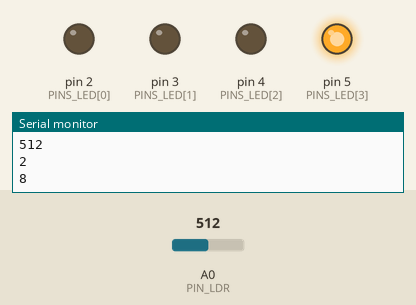
Recording of a sketch running on a simulated Arduino Uno, built with avr-gcc and run on an emulated ATmega328P. Parts: output pins drawn as LEDs (lit = HIGH), the last lines printed to the serial monitor. The inputs (shaded band) are chosen by the test bench; at power-on: A0 (PIN_LDR) = 512. Random numbers use the default seed unless the sketch sets one.

Above: at 1.2 s.
1.3 s: A0 (PIN_LDR) set to 306
At 1.6 s:
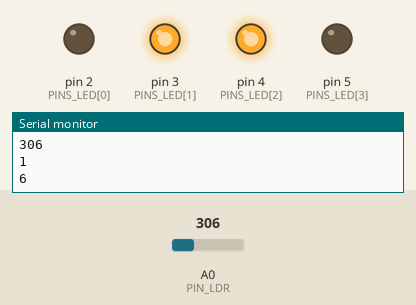
4.3 s: A0 (PIN_LDR) set to 122
At 4.61 s:
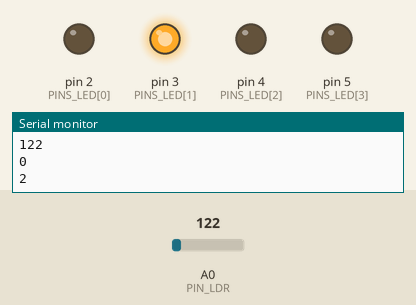
7.3 s: A0 (PIN_LDR) set to 0
At 9.02 s:
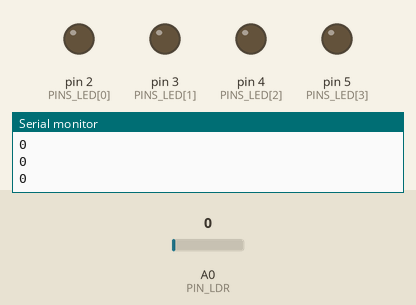
10.3 s: A0 (PIN_LDR) set to 511
At 10.63 s:
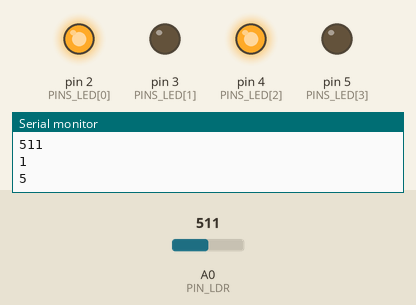
13.3 s: A0 (PIN_LDR) set to 900
At 13.64 s:
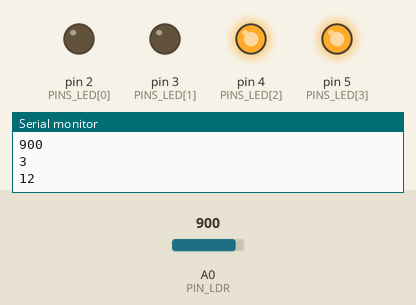
16.3 s: A0 (PIN_LDR) set to 716
At 16.65 s:
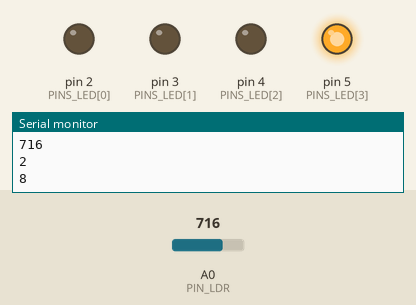
Timing chart, 0 to 19.3 s (numbered marks = the images above; inputs shaded):
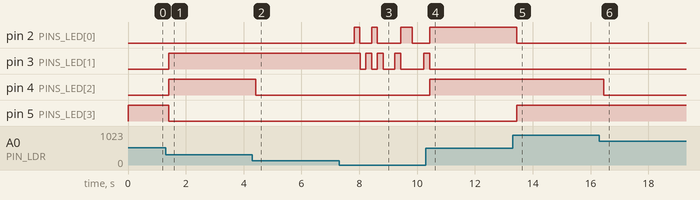

Measured:
- after the input at 1.3 s, pin 3 (PINS_LED[1]), pin 4 (PINS_LED[2]): LOW → HIGH after 0.10 s; pin 5 (PINS_LED[3]): HIGH → LOW after 0.10 s
- after the input at 4.3 s, pin 4 (PINS_LED[2]): HIGH → LOW after 0.11 s
- after the input at 7.3 s, pin 2 (PINS_LED[0]): goes HIGH 0.20 s, LOW 0.40 s, HIGH 0.20 s, LOW 0.80 s, HIGH 0.40 s, then LOW, starting after 0.52 s; pin 3 (PINS_LED[1]): HIGH → LOW after 0.72 s, → HIGH 0.20 s later, → LOW 0.20 s later, → HIGH 0.20 s later, … (8 changes in this stretch)
- after the input at 10.3 s, pin 4 (PINS_LED[2]): LOW → HIGH after 0.13 s
- after the input at 13.3 s, pin 2 (PINS_LED[0]): HIGH → LOW after 0.14 s; pin 5 (PINS_LED[3]): LOW → HIGH after 0.14 s
- after the input at 16.3 s, pin 4 (PINS_LED[2]): HIGH → LOW after 0.15 s

The sketch:

Practica2.ino
```cpp
const int PIN_LDR = 0;  // El LDR usa una resistencia de 10 kohmios

const int PINS_LED[] = { 2, 3, 4, 5 };   // Los LEDs usan resistencias de 220 ohmios
const int N_LEDS = 4;
int valor = 0;

void setup()
{
  // Establecemos todas las conexiones de los LEDS como salidas
  for (int pin_led = 0; pin_led != N_LEDS; ++pin_led)
  {
    pinMode(PINS_LED[pin_led], OUTPUT);
  }

  Serial.begin(9600); // Abrimos la comunicación serie para debug
}

void loop()
{
  int lectura_LDR = analogRead(PIN_LDR);  // Leemos el LDR
  // Calculamos cuántos LEDs deben encenderse
  int nivel = floor(lectura_LDR / 256); // Elegimos 4 niveles

  randomSeed(lectura_LDR);

  switch (nivel)
  {
    case 0:
      valor = random(0, 4);
      break;
    case 1:
      valor = random(4, 8);
      break;
    case 2:
      valor = random(8, 12);
      break;
    case 3:
      valor = random(12, 16);
      break;
    default:
      valor = 0;
      break;
  }

  for (int pin_led = N_LEDS - 1; pin_led >= 0; pin_led--)
  {
    int k = valor >> pin_led;
    digitalWrite(PINS_LED[pin_led], k & 1);
  }

  Serial.println(lectura_LDR);
  Serial.println(nivel);
  Serial.println(valor);
  Serial.println();

  delay(200);
  for (int pin_led = 0; pin_led != N_LEDS; ++pin_led)
  {
    digitalWrite(PINS_LED[pin_led], LOW);
  }
  // delay(200);
}
```
